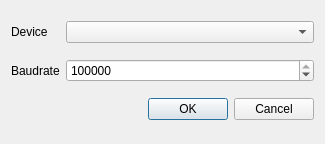
<?xml version="1.0" encoding="UTF-8"?>
<ui version="4.0">
 <class>OpenDialog</class>
 <widget class="QDialog" name="OpenDialog">
  <property name="geometry">
   <rect>
    <x>0</x>
    <y>0</y>
    <width>325</width>
    <height>144</height>
   </rect>
  </property>
  <property name="windowTitle">
   <string>Open Can</string>
  </property>
  <layout class="QGridLayout" name="gridLayout">
   <item row="3" column="2">
    <widget class="QDialogButtonBox" name="buttonBox">
     <property name="orientation">
      <enum>Qt::Horizontal</enum>
     </property>
     <property name="standardButtons">
      <set>QDialogButtonBox::Cancel|QDialogButtonBox::Ok</set>
     </property>
    </widget>
   </item>
   <item row="2" column="0">
    <widget class="QLabel" name="label">
     <property name="text">
      <string>Baudrate</string>
     </property>
    </widget>
   </item>
   <item row="1" column="0">
    <widget class="QLabel" name="label_2">
     <property name="text">
      <string>Device</string>
     </property>
    </widget>
   </item>
   <item row="1" column="2">
    <widget class="QComboBox" name="candevs"/>
   </item>
   <item row="2" column="2">
    <widget class="QSpinBox" name="baudrate">
     <property name="minimum">
      <number>10000</number>
     </property>
     <property name="maximum">
      <number>1000000</number>
     </property>
     <property name="singleStep">
      <number>10000</number>
     </property>
     <property name="value">
      <number>250000</number>
     </property>
    </widget>
   </item>
  </layout>
 </widget>
 <tabstops>
  <tabstop>candevs</tabstop>
 </tabstops>
 <resources/>
 <connections>
  <connection>
   <sender>buttonBox</sender>
   <signal>accepted()</signal>
   <receiver>OpenDialog</receiver>
   <slot>accept()</slot>
   <hints>
    <hint type="sourcelabel">
     <x>315</x>
     <y>122</y>
    </hint>
    <hint type="destinationlabel">
     <x>157</x>
     <y>274</y>
    </hint>
   </hints>
  </connection>
  <connection>
   <sender>buttonBox</sender>
   <signal>rejected()</signal>
   <receiver>OpenDialog</receiver>
   <slot>reject()</slot>
   <hints>
    <hint type="sourcelabel">
     <x>315</x>
     <y>122</y>
    </hint>
    <hint type="destinationlabel">
     <x>286</x>
     <y>274</y>
    </hint>
   </hints>
  </connection>
 </connections>
</ui>
